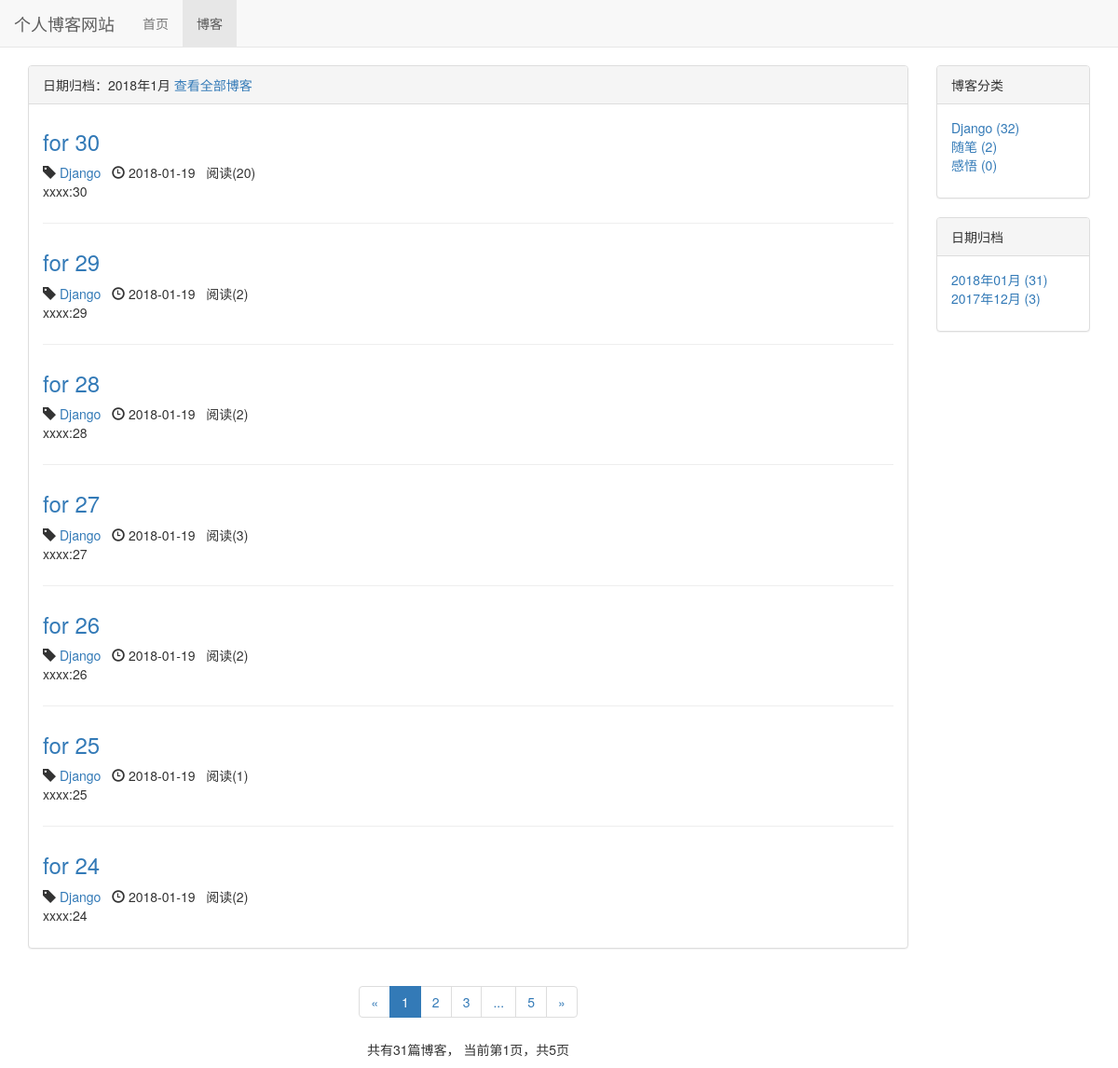
Page /blog/date/2018/1 on the earlier database version.
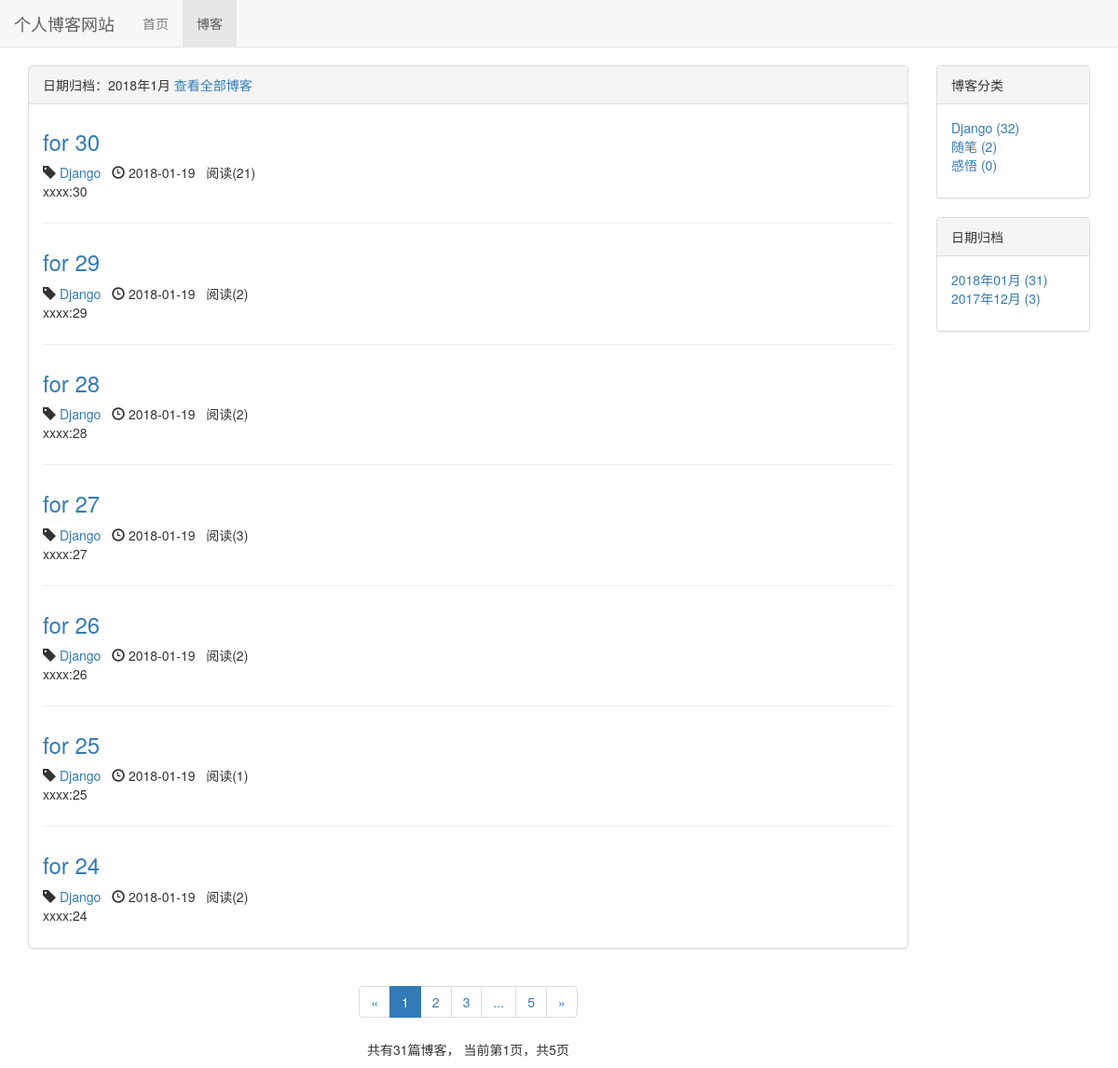
Same page on the later database version.
### blog/models.py (models this page shows, shortened)
class Blog(models.Model, ReadNumExpandMethod):
    title = models.CharField(max_length=50)
    blog_type = models.ForeignKey(BlogType, on_delete=models.DO_NOTHING)
    content = RichTextUploadingField()
    author = models.ForeignKey(User, on_delete=models.DO_NOTHING)
    read_details = GenericRelation(ReadDetail)
    created_time = models.DateTimeField(auto_now_add=True)
    last_updated_time = models.DateTimeField(auto_now=True)
    class Meta:
        ordering = ['-created_time']

class BlogType(models.Model):
    type_name = models.CharField(max_length=15)
    def __str__(self):
        return self.type_name

### read_statistics/models.py (models this page shows)
class ReadNum(models.Model):
    read_num = models.IntegerField(default=0)
    content_type = models.ForeignKey(ContentType, on_delete=models.DO_NOTHING)
    object_id = models.PositiveIntegerField()
    content_object = GenericForeignKey('content_type', 'object_id')

### blog/views.py (the view)
# urls.py: path('date/<int:year>/<int:month>', views.blogs_with_date, name="blogs_with_date"),
def blogs_with_date(request, year, month):
    blogs_all_list = Blog.objects.filter(created_time__year=year, created_time__month=month)
    context = get_blog_list_common_data(request, blogs_all_list)
    context['blogs_with_date'] = '%s年%s月' % (year, month)
    return render(request, 'blog/blogs_with_date.html', context)

### read_statistics/models.py (called while the page is built)
    def get_read_num(self):
        try:
            ct = ContentType.objects.get_for_model(self)
            readnum = ReadNum.objects.get(content_type=ct, object_id=self.pk)
            return readnum.read_num
        except exceptions.ObjectDoesNotExist:
            return 0

### blog/templates/blog/blogs_with_date.html (shortened to what this page needs)
{% extends 'blog/blog_list.html' %}
{% block blog_list_title %}
    日期归档：{{ blogs_with_date }}
    <a href="{% url 'blog_list' %}">查看全部博客</a>
{% endblock %}

### blog/templates/blog/blog_list.html (shortened to what the changed rows need)
{% extends 'base.html' %}
{% load staticfiles %}
{% block header_extends %}
    <link rel="stylesheet" href="{% static 'blog/blog.css' %}">
{% endblock %}
{% block content %}
    <div class="container">
        <div class="row">
            <div class="col-xs-12 col-sm-8 col-md-9 col-lg-10">
                <div class="panel panel-default">
                    <div class="panel-body">
                        {% for blog in blogs %}
                            <div class="blog">
                                <h3><a href="{% url 'blog_detail' blog.pk %}">{{ blog.title }}</a></h3>
                                <p class="blog-info">
                                    <span class="glyphicon glyphicon-tag"></span> <a href="{% url 'blogs_with_type' blog.blog_type.pk %}">{{ blog.blog_type }}</a>&nbsp;&nbsp;
                                    <span class="glyphicon glyphicon-time"></span> {{ blog.created_time|date:"Y-m-d" }}&nbsp;&nbsp;
                                    阅读({{ blog.get_read_num }})
                                </p>
                                <p>{{ blog.content|striptags|truncatechars:120 }}</p>
                            </div>
                        {% empty %}
                            <div class="blog">
                                <h3>暂无博客，敬请期待</h3>
                            </div>
                        {% endfor %}
                    </div>
                </div>
            </div>
        </div>
    </div>
{% endblock %}

Differences in the rows shown:
changed through a linked row, Blog "for 30": get_read_num "20" → "21"
